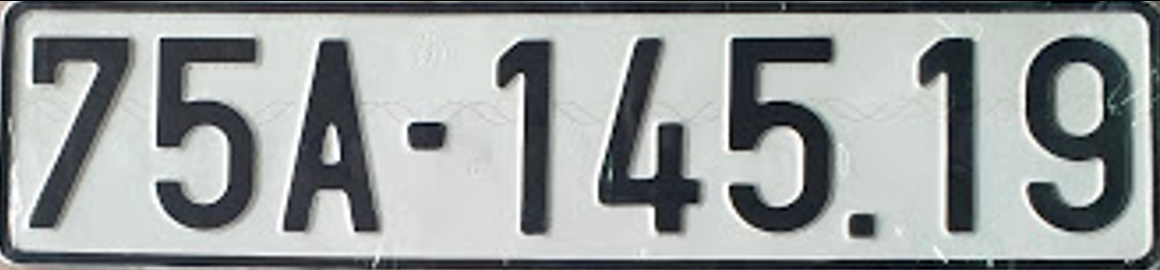
#> input picture plate.png, 1160 x 270 px, found by its file name
$ python Read.py
#> lines starting #> are read from the running program, lines starting #| are printed output that depends on the picture; after the words box and inside, x2 and y2 are one past the last pixel; in counts of white or black regions, pixels touching at a corner belong together
import cv2
img = cv2.imread("D:\\Football_Analistic_System\\Week_1\\Test_OpenCv\\Crop_Img\\Crop_Img\\plate.png")
#> img is the input picture: shape (270, 1160, 3); mean B, G, R 157.3, 157.8, 152.7

img_gray = cv2.cvtColor(img,cv2.COLOR_BGR2GRAY)


ret, near_max=cv2.threshold(img_gray,127,255,cv2.THRESH_BINARY)
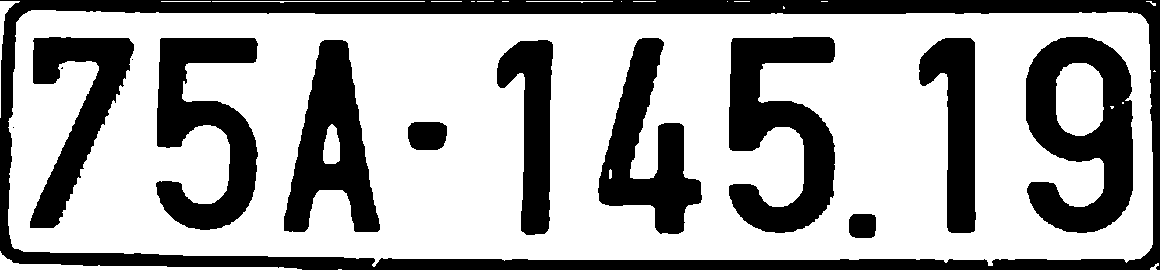
#> near_max: shape (270, 1160); 65.8% white; 14 black regions (3 under 20 px)

contour,_ = cv2.findContours(near_max,cv2.RETR_LIST,cv2.CHAIN_APPROX_SIMPLE)
#> contour = 38 contours, 23 with area under 20; largest, box (x1, y1, x2, y2) and area: (8, 10, 1153, 267) 277536, (1025, 36, 1134, 234) 15720, (728, 36, 836, 234) 12184, (155, 37, 259, 231) 10904, (283, 39, 381, 233) 10375

cv2.imshow("imgg",near_max)

width = img.shape[1] * 0.1
#> width = 116
height = img.shape[0] * 0.5
#> height = 135

count  = 0
for cnt in contour[:-1]:
    # lấy tọa độ hình chữ nhật bao quanh đường biên
    x,y,w,h = cv2.boundingRect(cnt)

    if w <= width and h >= height :
        count = count + 1
        img_crop = img[y:y+h,x:x+w]
        #cv2.drawContours(img,[cnt],-1,(0,255,0),2,cv2.LINE_AA)
        #cv2.imshow("imgl",img_crop)
        cv2.imwrite("D:\\Football_Analistic_System\\Week_1\\Test_OpenCv\\Crop_Img\\Crop_Img\\{}.png".format(count),img_crop)
#> this loop made 37 passes
#> (x, y, w, h) on passes 2, 3, 4, 5, 7, 8, 9, 12, 13, 15, 16, 17: (1150, 263, 9, 7), (0, 251, 302, 19), (848, 213, 29, 26), (609, 169, 3, 10), (323, 124, 17, 40), (407, 121, 41, 30), (1110, 106, 4, 3), (60, 66, 4, 4), (1056, 63, 48, 73), (496, 39, 58, 197), (283, 39, 98, 194), (918, 37, 59, 197)
#> (cnt, x, y, w, h) on passes 1, 6, 10, 11, 14, 24: ([[338, 269], [341, 269]], 338, 269, 4, 1), ([[12, 127], [13, 126], [14, 127], [13, 128]], 12, 126, 3, 3), ([[1122, 102], [1122, 103], [1123, 103], [1123, 102]], 1122, 102, 2, 2), ([[1154, 70], [1153, 71], [1155, 71]], 1153, 70, 3, 2), ([[131, 59], [132, 58], [133, 59], [132, 60]], 131, 58, 3, 3), ([[783, 6], [783, 8], [784, 8], [784, 7]], 783, 6, 2, 3)
#> after the loop, count = 8

cv2.imshow("img",img)

cv2.waitKey()
